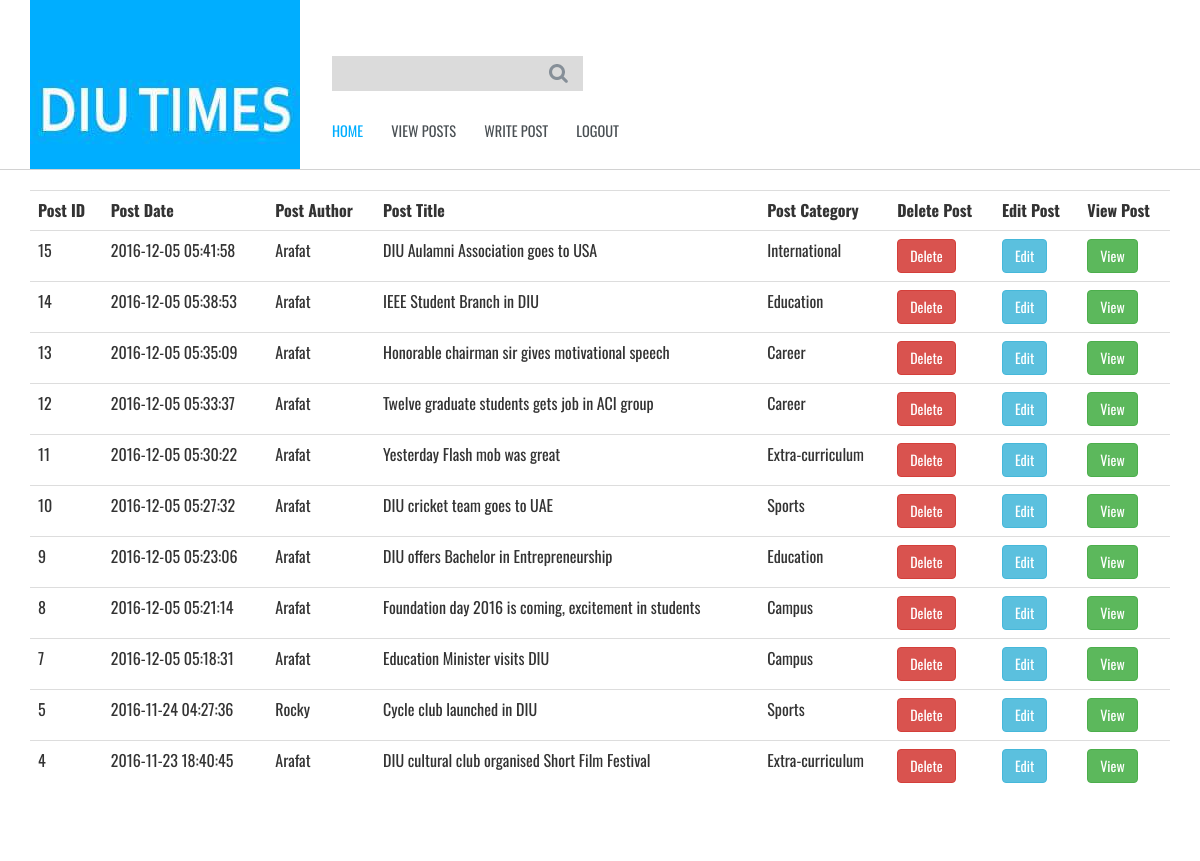
Screenshot of /admin/view.php (signed in) with the database file from the repository.
### tables this page shows
CREATE TABLE IF NOT EXISTS `posts` (
  `post_id` int(255) NOT NULL,
  `post_title` varchar(100) NOT NULL,
  `post_category` varchar(50) NOT NULL,
  `post_author` varchar(50) NOT NULL,
  `post_body` varchar(255) NOT NULL,
  `post_pic` varchar(255) NOT NULL,
  `post_date` timestamp NOT NULL DEFAULT CURRENT_TIMESTAMP
);

### admin/view.php (the view, shortened to what this page needs)
<?php
	include('inc/adHeader.php');
?>
<div class="body col-md-12">
	<div class="adh container">
		<table class="table table-hover">
			<tr>
				<th>Post ID</th>
				<th>Post Date</th>
				<th>Post Author</th>
				<th>Post Title</th>
				<th>Post Category</th>
				<th>Delete Post</th>
				<th>Edit Post</th>
				<th>View Post</th>
			</tr>
			<?php
				include("inc/connect.php");
				$query = "select * from posts order by 1 desc";
				$run = mysqli_query($con, $query);
				while($row = mysqli_fetch_array($run)){
					$post_id = $row['post_id'];
					$post_date = $row['post_date'];
					$post_author = $row['post_author'];
					$post_title = $row['post_title'];
					$post_category = $row['post_category'];
			?>
			<tr>
				<td><?php echo $post_id; ?></td>
				<td><?php echo $post_date; ?></td>
				<td><?php echo $post_author; ?></td>
				<td><?php echo $post_title; ?></td>
				<td><?php echo $post_category; ?></td>
				<td><a href="delete_post.php?del=<?php echo $post_id;?>"><button type="button" class="btn btn-danger">Delete</button></a></td>
				<td><a href="edit_post.php?edit_form=<?php echo $post_id;?>"><button type="button" class="btn btn-info">Edit</button></a></td>
				<td><a href="../single.php?id=<?php echo $post_id;?>"><button type="button" class="btn btn-success">View</button></a></td>
			</tr>
			<?php } ?>
		</table>
	</div>
</div>

### admin/css/style.css (style rules this page uses)
html, body { font-size: 100%; background-size:cover; font-family: 'Oswald', sans-serif; }
body a { transition: 0.5s all ease; -webkit-transition: 0.5s all ease; -moz-transition: 0.5s all ease; -o-transition: 0.5s all ease; -ms-transition: 0.5s all ease; }

### admin/css/style2.css (style rules this page uses)
.body { border-top: 1px solid #d2d2d2; }
.adh { padding-top: 20px; padding-bottom: 50px; }

### rows the page displays
posts: post_id "15", post_date "2016-12-05 05:41:58", post_author "Arafat", post_title "DIU Aulamni Association goes to USA", post_category "International"
posts: post_id "14", post_date "2016-12-05 05:38:53", post_author "Arafat", post_title "IEEE Student Branch in DIU", post_category "Education"
posts: post_id "13", post_date "2016-12-05 05:35:09", post_author "Arafat", post_title "Honorable chairman sir gives motivational speech", post_category "Career"
posts: post_id "12", post_date "2016-12-05 05:33:37", post_author "Arafat", post_title "Twelve graduate students gets job in ACI group", post_category "Career"
posts: post_id "11", post_date "2016-12-05 05:30:22", post_author "Arafat", post_title "Yesterday Flash mob was great", post_category "Extra-curriculum"
posts: post_id "10", post_date "2016-12-05 05:27:32", post_author "Arafat", post_title "DIU cricket team goes to UAE", post_category "Sports"
posts: post_id "9", post_date "2016-12-05 05:23:06", post_author "Arafat", post_title "DIU offers Bachelor in Entrepreneurship", post_category "Education"
posts: post_id "8", post_date "2016-12-05 05:21:14", post_author "Arafat", post_title "Foundation day 2016 is coming, excitement in students", post_category "Campus"
posts: post_id "7", post_date "2016-12-05 05:18:31", post_author "Arafat", post_title "Education Minister visits DIU", post_category "Campus"
posts: post_id "5", post_date "2016-11-24 04:27:36", post_author "Rocky", post_title "Cycle club launched in DIU", post_category "Sports"
posts: post_id "4", post_date "2016-11-23 18:40:45", post_author "Arafat", post_title "DIU cultural club organised Short Film Festival", post_category "Extra-curriculum"
